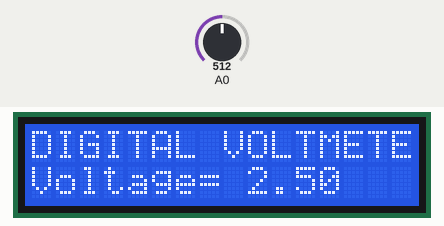
Bench run of a sketch on a simulated Arduino Uno, built with avr-gcc and run on an emulated ATmega328P. On the bench: 16×2 character LCD. Inputs (shaded band) come from the test bench; at power-on: A0 = 512. What the sketch prints to the serial monitor is not drawn.

Above: at 1.2 s.
1.3 s: A0 set to 716
At 2.7 s:
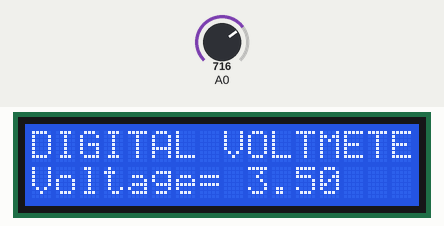
3.0 s: A0 set to 900
At 4.2 s:
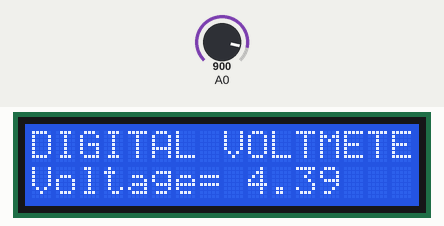
4.5 s: A0 set to 1023
At 6.0 s:
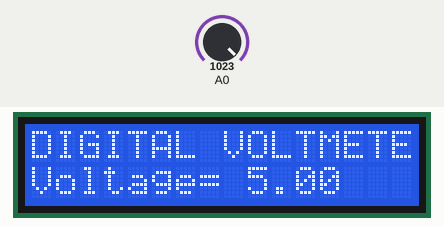
Timing chart, 0 to 7.5 s (numbered marks = the images above; inputs shaded):
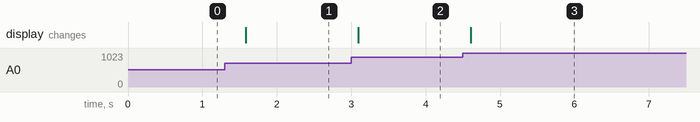

The sketch:

voltmeterLCD.ino
```cpp
/* Voltmeter displayed on an LCD */


#include "LiquidCrystal.h"  // LCD library for commands

LiquidCrystal lcd(8, 9, 4, 5, 6, 7);  // set pins

float input_voltage = 0.0;  // setting up datatype for decimal values
float temp=0.0;


void setup()
{
   Serial.begin(9600);  // set the speed for the serial monitor
   lcd.begin(16, 2);  // set LCD rows and columns
   lcd.print("DIGITAL VOLTMETER");  // print text on LCD
}
void loop()
{
   int analog_value = analogRead(A0);  // make analog value an integer that reads pin A0
   input_voltage = (analog_value * 5.0) / 1024.0;  // convert analog value into voltage


   if (input_voltage < 0.1)  // if the voltage is less than 0.1, consider it 0 volts
   {
     input_voltage=0.0;
   }
    Serial.print("v= ");
    Serial.println(input_voltage);  // print text on a different line
    lcd.setCursor(0, 1);  // sets place on LCD
    lcd.print("Voltage= ");
    lcd.print(input_voltage);
    delay(300);
}
```

Measured:
- after the input at 1.3 s, the display: changes after 0.28 s (image 1)
- after the input at 3.0 s, the display: changes after 0.09 s (image 2)
- after the input at 4.5 s, the display: changes after 0.11 s (image 3)
